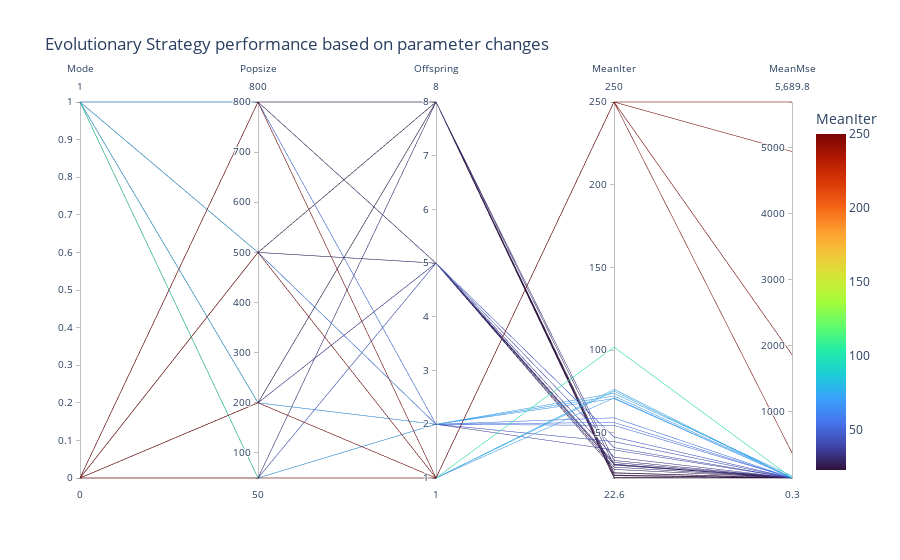

Write notebook code for a chart like this one.
### Code cell
import plotly.express as px
fig = px.parallel_coordinates(df,
                              color="MeanIter",
                              dimensions=['Mode', 'Popsize', 'Offspring', "MeanIter", 'MeanMse'],
                              title="Evolutionary Strategy performance based on parameter changes",
                              color_continuous_scale= px.colors.sequential.Turbo
                              )
fig.show()

### Figure 1 — Plotly figure (JSON) as saved in the notebook; plotly's stock layout.template omitted (floating-point values rounded to 4 significant figures)
{"data": [{"dimensions": [{"label": "Mode", "values": [1, 1, 1, 1, 1, 1, 1, 1, 1, 1, 1, 1, 1, 1, 1, 1, 0, 0, 0, 0, 0, 0, 0, 0, 0, 0, 0, 0, 0, 0, 0, 0]}, {"label": "Popsize", "values": [50, 50, 50, 50, 200, 200, 200, 200, 500, 500, 500, 500, 800, 800, 800, 800, 50, 50, 50, 50, 200, 200, 200, 200, 500, 500, 500, 500, 800, 800, 800, 800]}, {"label": "Offspring", "values": [1, 2, 5, 8, 1, 2, 5, 8, 1, 2, 5, 8, 1, 2, 5, 8, 1, 2, 5, 8, 1, 2, 5, 8, 1, 2, 5, 8, 1, 2, 5, 8]}, {"label": "MeanIter", "values": [101.8, 70.6, 41, 33.2, 76.2, 54.4, 32, 25.8, 75.2, 39.6, 30.8, 24.4, 71, 44.6, 27.8, 23, 250, 73.8, 47.4, 30.4, 250, 72.2, 35.2, 25.6, 250, 59, 31, 24, 250, 56.2, 29.2, 22.6]}, {"label": "MeanMse", "values": [0.2579, 0.2578, 0.2578, 0.2578, 0.2578, 0.2579, 0.2578, 0.2578, 0.2578, 0.2601, 0.2578, 0.2578, 0.2578, 0.2578, 0.2578, 0.2578, 5690.0, 31.38, 0.2578, 0.2579, 4941.0, 10.63, 0.2578, 0.2578, 1868.0, 0.2579, 0.2578, 0.2578, 380.2, 0.2578, 0.2578, 0.2578]}], "domain": {"x": [0, 1], "y": [0, 1]}, "line": {"color": [101.8, 70.6, 41, 33.2, 76.2, 54.4, 32, 25.8, 75.2, 39.6, 30.8, 24.4, 71, 44.6, 27.8, 23, 250, 73.8, 47.4, 30.4, 250, 72.2, 35.2, 25.6, 250, 59, 31, 24, 250, 56.2, 29.2, 22.6], "coloraxis": "coloraxis"}, "name": "", "type": "parcoords"}], "layout": {"coloraxis": {"colorbar": {"title": {"text": "MeanIter"}}, "colorscale": [[0, "#30123b"], [0.07143, "#4145ab"], [0.1429, "#4675ed"], [0.2143, "#39a2fc"], [0.2857, "#1bcfd4"], [0.3571, "#24eca6"], [0.4286, "#61fc6c"], [0.5, "#a4fc3b"], [0.5714, "#d1e834"], [0.6429, "#f3c63a"], [0.7143, "#fe9b2d"], [0.7857, "#f36315"], [0.8571, "#d93806"], [0.9286, "#b11901"], [1, "#7a0402"]]}, "legend": {"tracegroupgap": 0}, "title": {"text": "Evolutionary Strategy performance based on parameter changes"}}}
